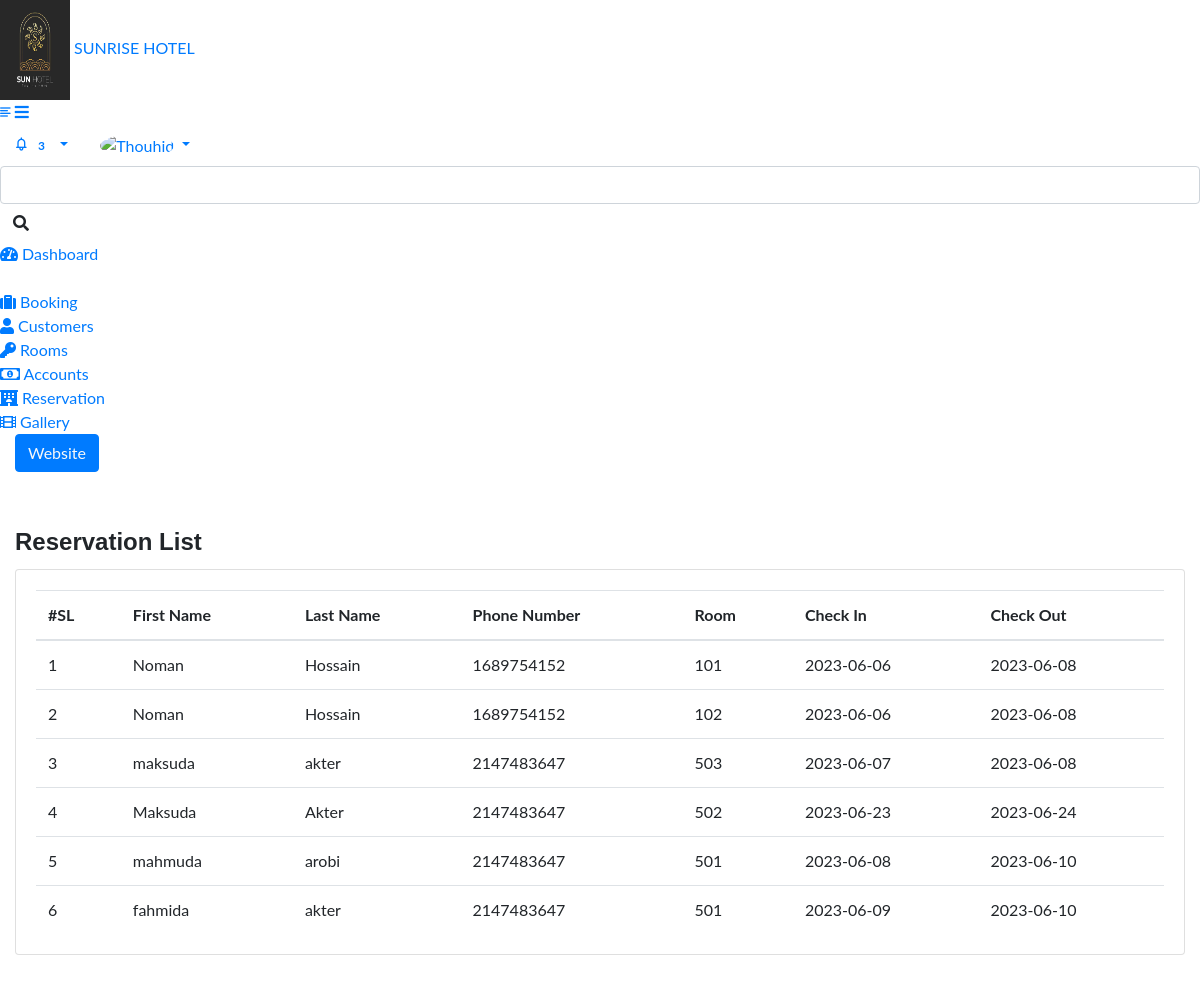
/admin/reservation_list_archive.php (signed in), run on an earlier commit of the app's database.
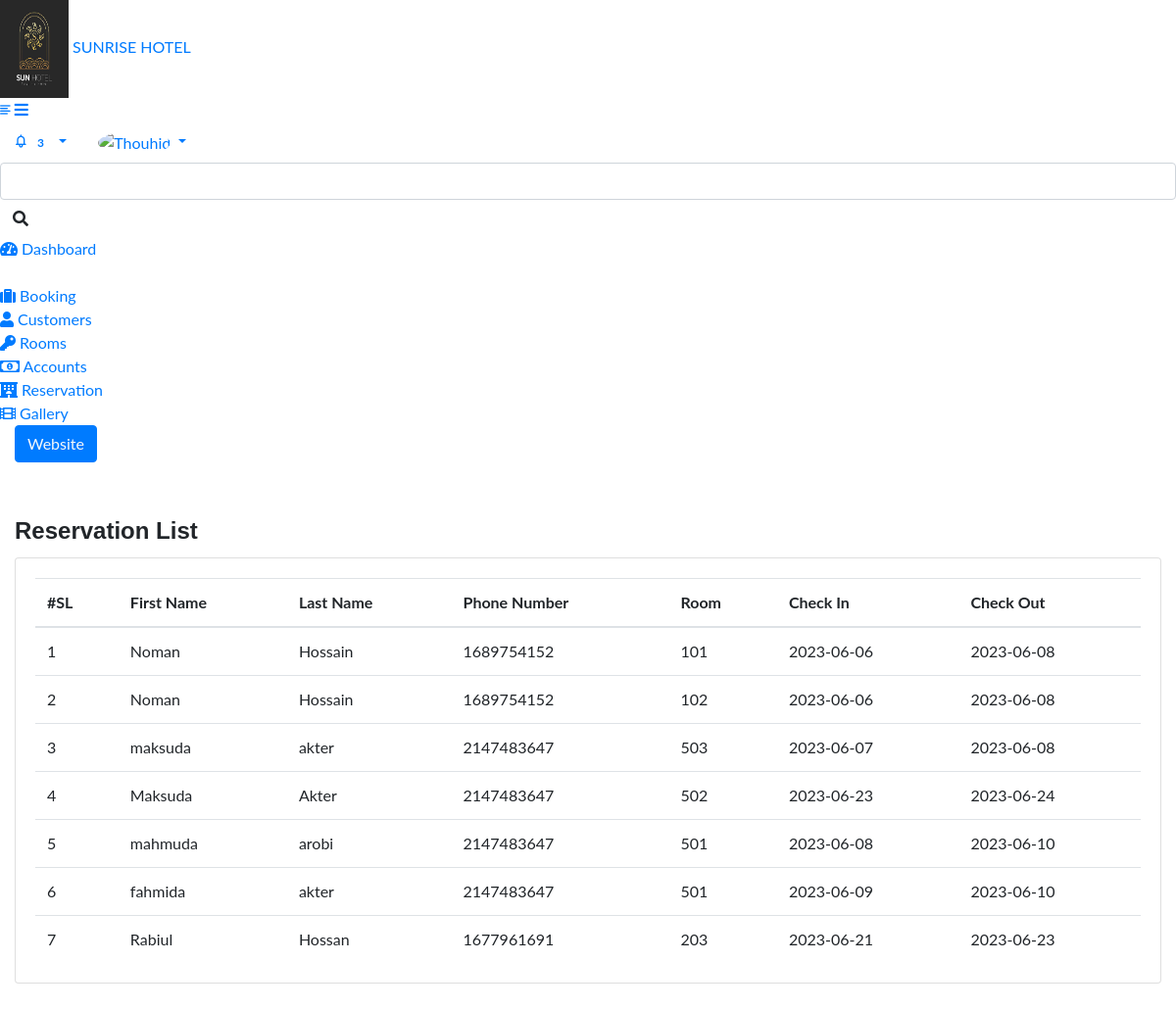
And on a later commit of the database.
### tables this page shows
CREATE TABLE `tbl_reservation` (
  `id` int(11) NOT NULL,
  `customer_id` int(11) NOT NULL,
  `room_id` int(11) NOT NULL,
  `check_in` date NOT NULL,
  `check_out` date NOT NULL,
  `status` int(11) NOT NULL COMMENT '0 pending, 1 accepted, 2 finish',
  `created_at` datetime NOT NULL,
  `created_by` varchar(255) NOT NULL,
  `updated_at` datetime NOT NULL,
  `updated_by` varchar(255) NOT NULL,
  `deleted_at` datetime NOT NULL
);

CREATE TABLE `tbl_customer` (
  `id` int(11) NOT NULL,
  `first_name` varchar(255) DEFAULT NULL,
  `last_name` varchar(255) DEFAULT NULL,
  `email` varchar(255) DEFAULT NULL,
  `nationality` varchar(255) DEFAULT NULL,
  `nid_no` varchar(255) DEFAULT NULL,
  `contact_no` varchar(255) DEFAULT NULL,
  `created_at` datetime NOT NULL,
  `created_by` varchar(255) NOT NULL,
  `updated_at` datetime NOT NULL,
  `updated_by` varchar(255) NOT NULL,
  `deleted_at` datetime NOT NULL
);

CREATE TABLE `tbl_room` (
  `id` int(11) NOT NULL,
  `room_type_id` int(11) DEFAULT NULL,
  `room_no` varchar(255) DEFAULT NULL,
  `created_at` datetime DEFAULT NULL,
  `created_by` int(11) DEFAULT NULL,
  `updated_at` datetime DEFAULT NULL,
  `updated_by` int(11) DEFAULT NULL,
  `deleted_at` datetime DEFAULT NULL
);

### class/crud.php (called while the page is built, shortened)
<?php
    class crud{
        private $host='localhost';
        private $user='root';
        private $password='';
        private $database='hotel';
        private $connection;
        public function __construct(){
            $this->connection=new mysqli($this->host,$this->user,$this->password,$this->database);
        }
        public function common_select_query($sql){
            $result=array();
            $error=false;
            $rs=$this->connection->query($sql);
            if($rs){
                if($rs->num_rows > 0){
                    while($r=$rs->fetch_object()){
                        array_push($result,$r);
                    }
                }
            }else{
                $error=$this->connection->error();
            }
            $return = array('data'=>$result,'error'=>$error);
            return $return;
        }
    }
?>

### admin/reservation_list_archive.php (the view)
<?php require_once('include/header.php') ?>
<?php require_once('include/sidebar.php') ?>
<div class="page-wrapper">
	<div class="content container-fluid">
		<div class="page-header">
			<div class="row align-items-center">
				<div class="col">
					<div class="mt-5">
						<h4 class="card-title float-left mt-2">Reservation List</h4>
				</div>
			</div>
		</div>
		<div class="row">
			<div class="col-sm-12">
				<div class="card card-table">
					<div class="card-body booking_card">
						<div class="table-responsive">
							<table class="datatable table table-stripped table table-hover table-center mb-0">
								<thead>
									<tr>
										<th>#SL</th>
										<th>First Name</th>
										<th>Last Name</th>
										<th>Phone Number</th>
										<th>Room</th>
										<th>Check In</th>
										<th>Check Out</th>
									</tr>
								</thead>
								<tbody>
				<?php
					$rs=$mysqli->common_select_query("SELECT tbl_reservation.*,tbl_room.room_no,tbl_customer.first_name,tbl_customer.last_name,tbl_customer.contact_no FROM `tbl_reservation`
					JOIN tbl_customer on tbl_reservation.customer_id=tbl_customer.id
					JOIN tbl_room on tbl_reservation.room_id=tbl_room.id
					WHERE tbl_reservation.deleted_at is null");
					if($rs['data']){
						foreach($rs['data'] as $i=>$d){
				?>
				<tr>
					<td><?= ++$i ?></td>
					<td><?= $d->first_name	?></td>
					<td><?= $d->last_name ?></td>
					<td><?= $d->contact_no ?></td>
					<td><?= $d->room_no ?></td>
					<td><?= $d->check_in ?></td>
					<td><?= $d->check_out ?></td>
				</tr>
				<?php }
					}
				?>
								</tbody>
							</table>
						</div>
					</div>
				</div>
			</div>
		</div>
	</div>
</div>
<?php require_once('include/footer.php') ?>

What changed in the data, as far as the page shows it:
added tbl_reservation: customer.first_name "Rabiul", customer.last_name "Hossan", customer.contact_no "1677961691", room.room_no "203", check_in "2023-06-21", check_out "2023-06-23"
